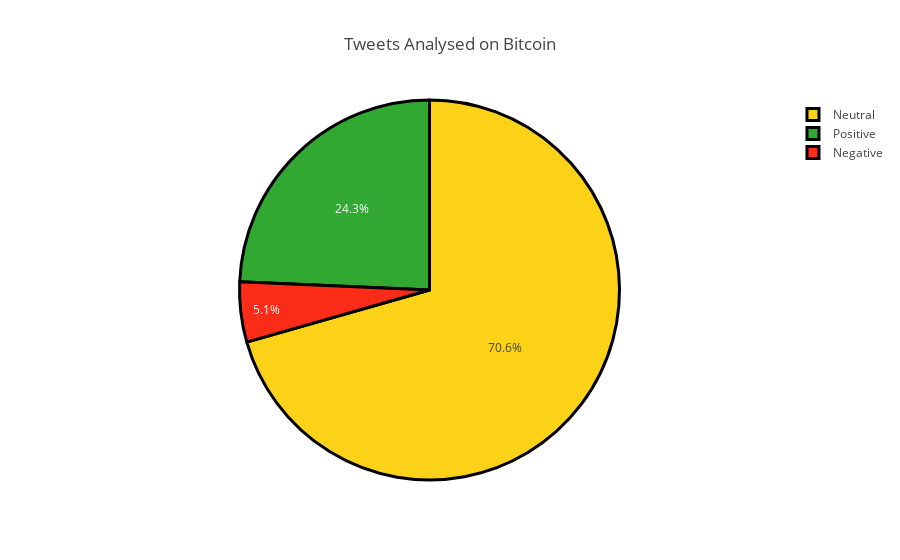

Notebook code cell kept with this figure:
### Markdown cell above
### 1.7.2 Analysis on Pie Chart:-

### Code cell
import plotly
import plotly.offline as py
import plotly.graph_objs as go
py.init_notebook_mode(connected=True)

labels = ['Positive', 'Negative', 'Neutral']
values = [positive,negative,neutral]
colors = ['#30a832', '#fc2c19', '#fcd219']
print (positive+negative+neutral, positive, negative, neutral)
domains = [
    {'x': [7.0, 7.0], 'y': [7.0, 7.0]}
]
traces = []

for domain in domains:
    trace = go.Pie(labels = labels,
                   values = values,
                   domain = domain,
                   hoverinfo = 'label+percent',
                  marker=dict(colors=colors, 
                           line=dict(color='#000000', width=3)))
    traces.append(trace)

layout = go.Layout(
                   autosize = True,
                   title = 'Tweets Analysed on Bitcoin')
fig = go.Figure(data = traces, layout = layout)
py.offline.iplot(fig, show_link = False)

### Figure 1 — Plotly figure (JSON) as saved in the notebook; plotly's stock layout.template omitted (floating-point values rounded to 4 significant figures)
{"data": [{"domain": {"x": [7, 7], "y": [7, 7]}, "hoverinfo": "label+percent", "labels": ["Positive", "Negative", "Neutral"], "marker": {"colors": ["#30a832", "#fc2c19", "#fcd219"], "line": {"color": "#000000", "width": 3}}, "type": "pie", "values": [38375, 8052, 111378]}], "layout": {"autosize": true, "title": "Tweets Analysed on Bitcoin"}}
